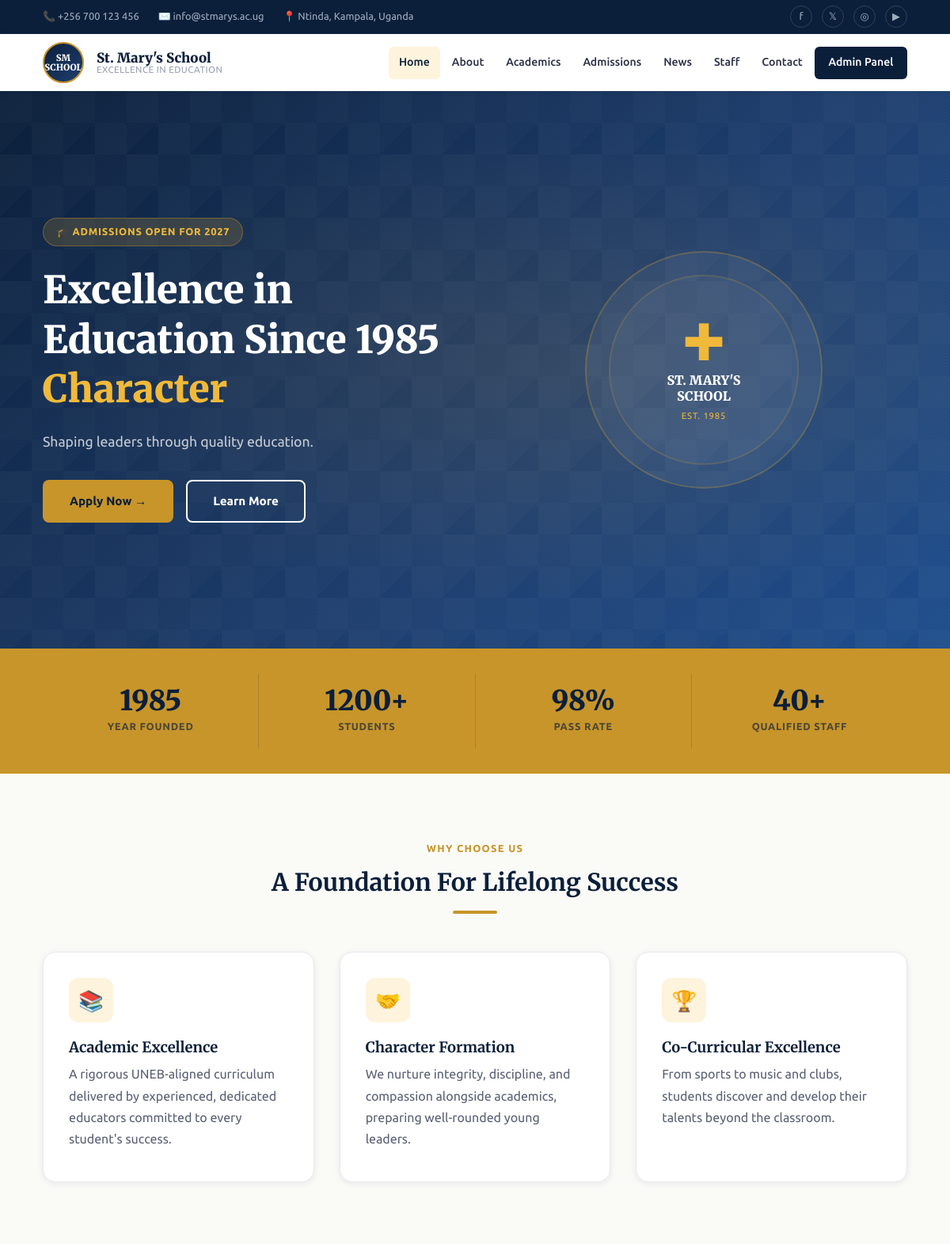
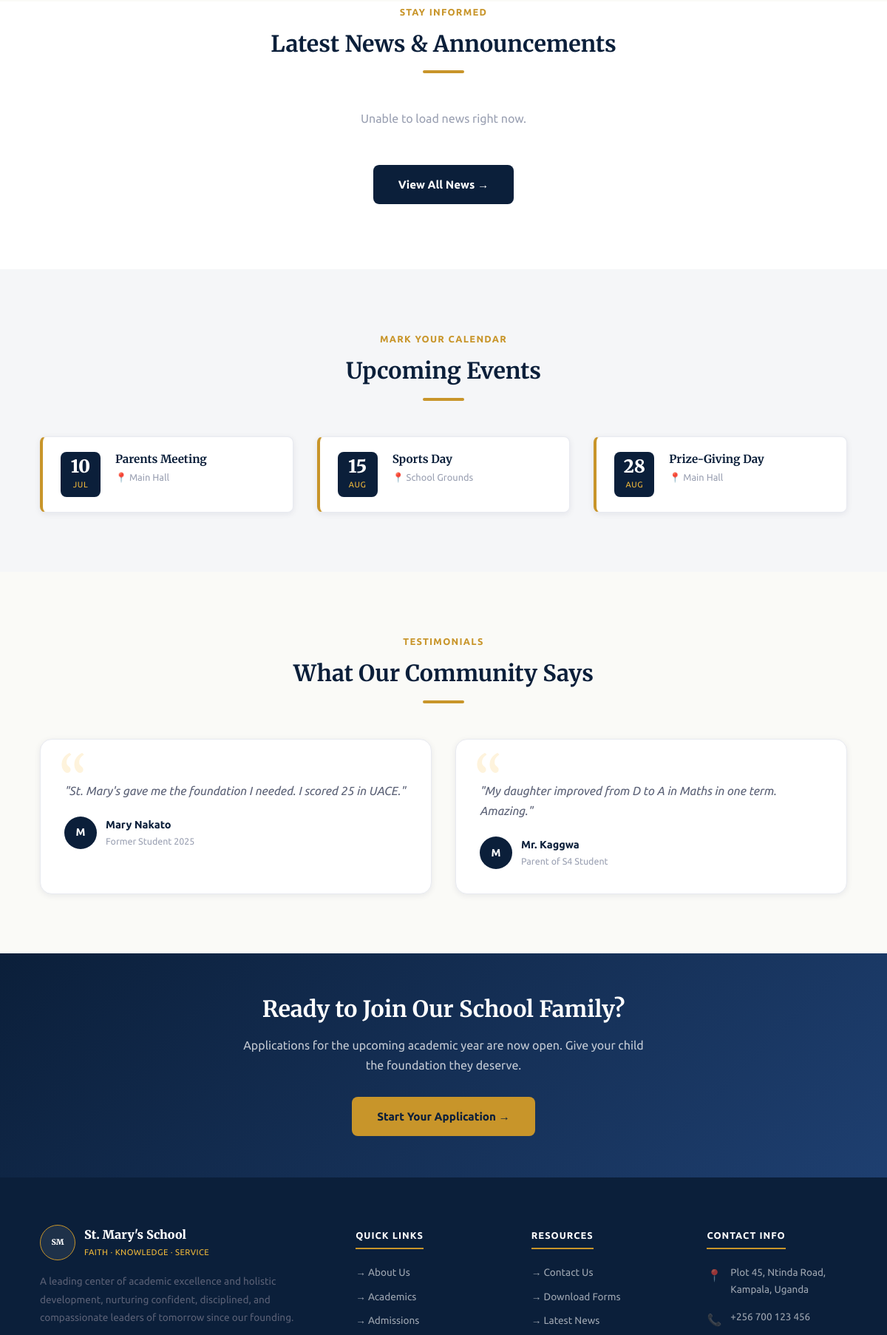
The page / (upper part) on the database its author committed (2 pictures, top to bottom).
### tables this page shows
CREATE TABLE IF NOT EXISTS page_content (
    id         INT UNSIGNED AUTO_INCREMENT PRIMARY KEY,
    page       VARCHAR(60)  NOT NULL,
    section    VARCHAR(100) NOT NULL,
    content    LONGTEXT NOT NULL,
    updated_by INT UNSIGNED,
    updated_at TIMESTAMP DEFAULT CURRENT_TIMESTAMP ON UPDATE CURRENT_TIMESTAMP,
    UNIQUE KEY uq_page_section (page, section),
    FOREIGN KEY (updated_by) REFERENCES admin_users(id) ON DELETE SET NULL
);

CREATE TABLE IF NOT EXISTS school_info (
    id            INT UNSIGNED AUTO_INCREMENT PRIMARY KEY,
    setting_key   VARCHAR(100) NOT NULL UNIQUE,
    setting_value TEXT NOT NULL,
    description   VARCHAR(300),
    updated_by    INT UNSIGNED,
    updated_at    TIMESTAMP DEFAULT CURRENT_TIMESTAMP ON UPDATE CURRENT_TIMESTAMP,
    FOREIGN KEY (updated_by) REFERENCES admin_users(id) ON DELETE SET NULL
);

CREATE TABLE IF NOT EXISTS testimonials (
    id           INT UNSIGNED AUTO_INCREMENT PRIMARY KEY,
    author_name  VARCHAR(200) NOT NULL,
    author_role  VARCHAR(100),
    photo        VARCHAR(500),
    content      TEXT NOT NULL,
    rating       TINYINT DEFAULT 5,
    sort_order   SMALLINT DEFAULT 0,
    is_published TINYINT(1) DEFAULT 1,
    created_at   TIMESTAMP DEFAULT CURRENT_TIMESTAMP
);

### includes/functions.php (called while the page is built, shortened)
<?php
function getSetting($pdo, $key) {
    $stmt = $pdo->prepare('SELECT setting_value FROM school_info WHERE setting_key = ?');
    $stmt->execute([$key]);
    $row = $stmt->fetch();
    return $row ? $row['setting_value'] : null;
}
function getUpcomingEvents($pdo, $limit = 5) {
    $stmt = $pdo->prepare('SELECT * FROM vw_upcoming_events LIMIT :limit');
    $stmt->bindValue(':limit', $limit, PDO::PARAM_INT);
    $stmt->execute();
    return $stmt->fetchAll();
}
function getTestimonials($pdo) {
    $stmt = $pdo->prepare(
        'SELECT * FROM testimonials WHERE is_published = 1 ORDER BY sort_order ASC'
    );
    $stmt->execute();
    return $stmt->fetchAll();
}
function getPageContent($pdo, $page, $section) {
    $stmt = $pdo->prepare(
        'SELECT content FROM page_content WHERE page = ? AND section = ?'
    );
    $stmt->execute([$page, $section]);
    $row = $stmt->fetch();
    return $row ? $row['content'] : '';
}
?>

### index.php (the view, shortened to what this page needs)
<?php
require_once 'config/database.php';
require_once 'includes/functions.php';
require_once 'includes/header.php';
$hero_title  = getPageContent($pdo, 'home', 'hero_title');
$hero_sub    = getPageContent($pdo, 'home', 'hero_subtitle');
$founded     = getSetting($pdo, 'founded_year');
$students    = getSetting($pdo, 'total_students');
$events      = getUpcomingEvents($pdo, 3);
$testimonials= getTestimonials($pdo);
?>
<main id="main-content">
    <section class="hero">
        <div class="hero-inner">
            <div class="hero-content">
                <span class="hero-badge">🎓 Admissions Open For 2027</span>
                <h1><?php echo htmlspecialchars($hero_title ?: "Shaping Minds, Building"); ?> <span>Character</span></h1>
                <p class="hero-sub"><?php echo htmlspecialchars($hero_sub ?: "St. Mary's School provides a nurturing environment where students excel academically, grow in faith, and develop into confident, principled leaders of tomorrow."); ?></p>
                <div class="hero-actions">
                    <a href="<?php echo BASE_URL; ?>admissions.php" class="btn btn-primary">Apply Now →</a>
                    <a href="<?php echo BASE_URL; ?>about.php" class="btn btn-outline">Learn More</a>
                </div>
            </div>
            <div class="hero-visual">
                <div class="hero-emblem">
                    <div class="hero-emblem-inner">
                        <span class="emblem-cross">✚</span>
                        <span class="emblem-name">ST. MARY'S<br>SCHOOL</span>
                        <span class="emblem-motto">Est. <?php echo htmlspecialchars($founded ?: '1985'); ?></span>
                    </div>
                </div>
            </div>
        </div>
    </section>
    <section class="stats-bar">
        <div class="stats-bar-inner">
            <div class="stat-item">
                <span class="stat-number"><?php echo htmlspecialchars($founded ?: '1985'); ?></span>
                <span class="stat-label">Year Founded</span>
            </div>
            <div class="stat-item">
                <span class="stat-number"><?php echo htmlspecialchars($students ?: '1200'); ?>+</span>
                <span class="stat-label">Students</span>
            </div>
            <div class="stat-item">
                <span class="stat-number">98%</span>
                <span class="stat-label">Pass Rate</span>
            </div>
            <div class="stat-item">
                <span class="stat-number">40+</span>
                <span class="stat-label">Qualified Staff</span>
            </div>
        </div>
    </section>
    <section class="section">
        <div class="container">
            <div class="section-header center">
                <span class="section-label">Why Choose Us</span>
                <h2>A Foundation For Lifelong Success</h2>
                <div class="divider" style="margin-left:auto;margin-right:auto;"></div>
            </div>
            <div class="grid-3">
                <div class="feature-card">
                    <div class="feature-icon">📚</div>
                    <h3>Academic Excellence</h3>
                    <p>A rigorous UNEB-aligned curriculum delivered by experienced, dedicated educators committed to every student's success.</p>
                </div>
                <div class="feature-card">
                    <div class="feature-icon">🤝</div>
                    <h3>Character Formation</h3>
                    <p>We nurture integrity, discipline, and compassion alongside academics, preparing well-rounded young leaders.</p>
                </div>
                <div class="feature-card">
                    <div class="feature-icon">🏆</div>
                    <h3>Co-Curricular Excellence</h3>
                    <p>From sports to music and clubs, students discover and develop their talents beyond the classroom.</p>
                </div>
            </div>
        </div>
    </section>
    <section class="section" style="background:var(--white); padding-top:0;">
        <div class="container">
            <div class="section-header center">
                <span class="section-label">Stay Informed</span>
                <h2>Latest News &amp; Announcements</h2>
                <div class="divider" style="margin-left:auto;margin-right:auto;"></div>
            </div>
            <div id="news-feed" class="grid-3">
            </div>
            <p style="text-align:center;margin-top:2.5rem;">
                <a href="<?php echo BASE_URL; ?>news.php" class="btn btn-navy">View All News →</a>
            </p>
        </div>
    </section>
    <?php if ($events): ?>
    <section class="section" style="background:var(--gray-100);">
        <div class="container">
            <div class="section-header center">
                <span class="section-label">Mark Your Calendar</span>
                <h2>Upcoming Events</h2>
                <div class="divider" style="margin-left:auto;margin-right:auto;"></div>
            </div>
            <div class="grid-3">
                <?php foreach ($events as $event): ?>
                <div class="event-card">
                    <div class="event-date-box">
                        <span class="day"><?php echo date('d', strtotime($event['event_date'])); ?></span>
                        <span class="month"><?php echo date('M', strtotime($event['event_date'])); ?></span>
                    </div>
                    <div class="event-info">
                        <h3><?php echo htmlspecialchars($event['title']); ?></h3>
                        <?php if (!empty($event['location'])): ?>
                            <p class="event-location">📍 <?php echo htmlspecialchars($event['location']); ?></p>
                        <?php endif; ?>
                    </div>
                </div>
                <?php endforeach; ?>
            </div>
        </div>
    </section>
    <?php endif; ?>
    <?php if ($testimonials): ?>
    <section class="section">
        <div class="container">
            <div class="section-header center">
                <span class="section-label">Testimonials</span>
                <h2>What Our Community Says</h2>
                <div class="divider" style="margin-left:auto;margin-right:auto;"></div>
            </div>
            <div class="grid-3">
                <?php foreach ($testimonials as $t): ?>
                <div class="testimonial-card">
                    <p class="testimonial-text">"<?php echo htmlspecialchars($t['content']); ?>"</p>
                    <div class="testimonial-author">
                        <div class="testimonial-avatar"><?php echo strtoupper(substr($t['author_name'],0,1)); ?></div>
                        <div>
                            <div class="testimonial-name"><?php echo htmlspecialchars($t['author_name']); ?></div>
                            <div class="testimonial-role"><?php echo htmlspecialchars($t['author_role']); ?></div>
                        </div>
                    </div>
                </div>
                <?php endforeach; ?>
            </div>
        </div>
    </section>
    <?php endif; ?>
    <section style="background:linear-gradient(135deg,var(--navy),var(--navy-light)); padding:3.5rem 0; text-align:center;">
        <div class="container">
            <h2 style="color:#fff; margin-bottom:1rem;">Ready to Join Our School Family?</h2>
            <p style="color:rgba(255,255,255,.75); max-width:560px; margin:0 auto 1.75rem;">
                Applications for the upcoming academic year are now open. Give your child the foundation they deserve.
            </p>
            <a href="<?php echo BASE_URL; ?>admissions.php" class="btn btn-primary">Start Your Application →</a>
        </div>
    </section>
</main>
<?php require_once 'includes/footer.php'; ?>

### rows shown on the page
page_content: content "Excellence in Education Since 1985"
page_content: content "Shaping leaders through quality education."
school_info: setting_value "1985"
school_info: setting_value "1200"
testimonials: content "St. Mary's gave me the foundation I needed. I scored 25 in UACE.", author_name "M", author_name "Mary Nakato", author_role "Former Student 2025"
testimonials: content "My daughter improved from D to A in Maths in one term. Amazing.", author_name "M", author_name "Mr. Kaggwa", author_role "Parent of S4 Student"

### other values the page prints
date('d', strtotime($event['event_date'])) "10"
date('M', strtotime($event['event_date'])) "JUL"
$event['title'] "Parents Meeting"
$event['location'] "Main Hall"
date('d', strtotime($event['event_date'])) "15"
date('M', strtotime($event['event_date'])) "AUG"
$event['title'] "Sports Day"
$event['location'] "School Grounds"
date('d', strtotime($event['event_date'])) "28"
$event['title'] "Prize-Giving Day"
